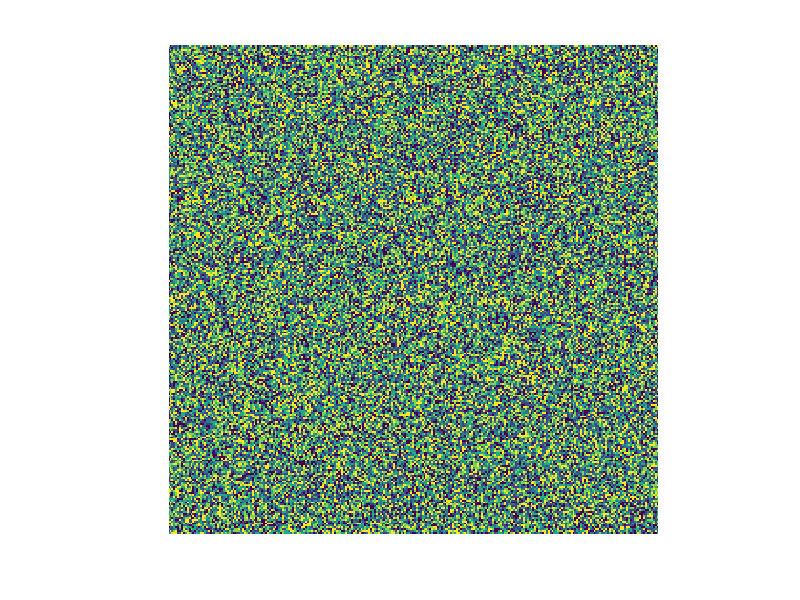

Recreate this plot in MATLAB. (Note: this script raises an error after producing the figure.)
%%
% Contrast iterative mean vs iterative median.

rep = '../results/mean-median/';
[~,~] = mkdir(rep);

rescale = @(x)(x-min(x(:)))/(max(x(:))-min(x(:)));

% number of quantized values
m = 6;

% # nn
w = 3;
w1 = 2*w+1;
% size of image
n = 256;

[Y,X] = meshgrid(1:n,1:n);
[dY,dX] = meshgrid(-w:w,-w:w);
dX = reshape(dX, [1 1 w1 w1]);
dY = reshape(dY, [1 1 w1 w1]);
X = repmat(X, [1 1 w1 w1]) + repmat(dX, [n n 1 1]);
Y = repmat(Y, [1 1 w1 w1]) + repmat(dY, [n n 1 1]);
% bc
X = mod(X-1,n)+1;
Y = mod(Y-1,n)+1;
% patch extract
Pi = @(f)reshape( f(X + (Y-1)*n), [n n w1*w1] );

f0 = double(randn(n)>0);

f0 = floor(rand(n)*m)/(m-1);

name = 'mean';
name = 'median';

switch name
    case 'mean'
        oper = @(u)mean(u,3);
    case 'median'
        oper = @(u)median(u,3);
end

niter = 80;
f = f0;
for i=1:niter
    imagesc(f);     
    axis image; axis off; 
    colormap parula(256);
    % caxis([0,1])
    drawnow;
    imwrite(rescale(f), [rep name '-' num2str(i) '.png']);
    f  = oper(Pi(f));
end

return;

niter = 500;
nbdisp = 50;
ndisp = round( linspace(1,sqrt(niter),nbdisp).^2 );
ndisp = 1:niter;

q = max(abs(f0));
f = f0;
a = 1;
for it=1:max(ndisp);
    f = oper(f(I));
    if it<=length(ndisp) && it==ndisp(a)
        c = (a-1)/(nbdisp-1);
        clf;
        plot(f, 'LineWidth', 2, 'Color', [c 0 1-c]);
        axis([1 n -q q]); axis off;
        drawnow;
        a = a+1;
    end
end
